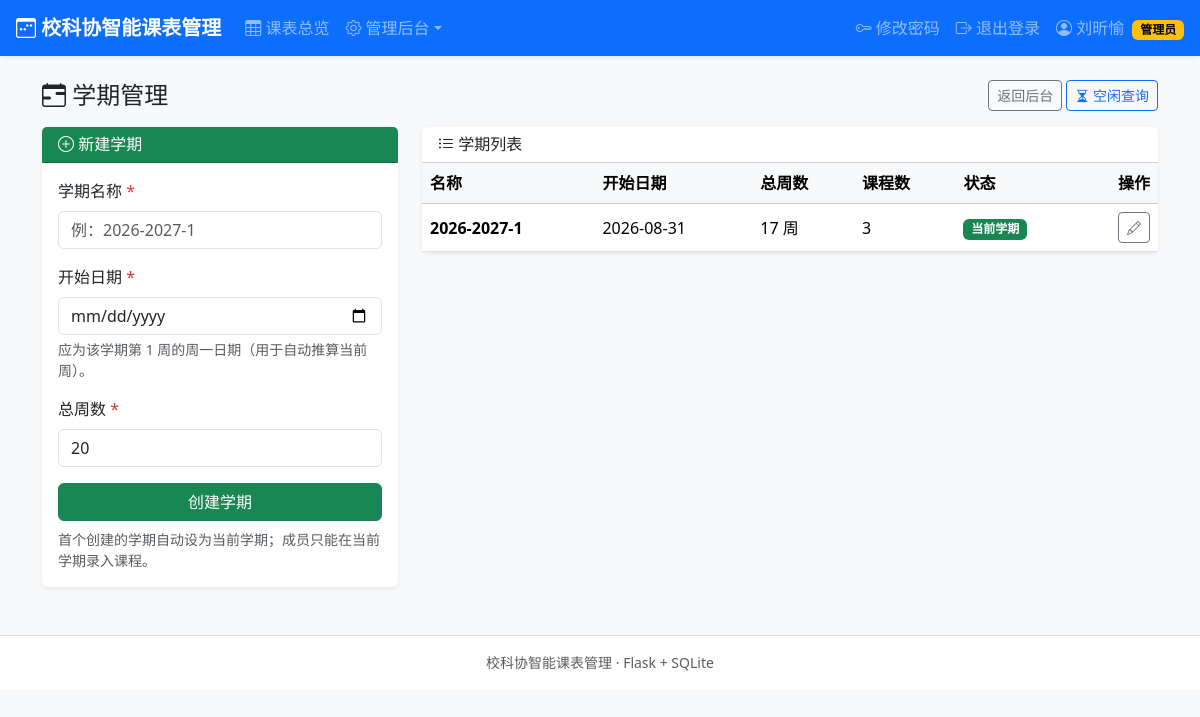
Page /admin/semesters (signed in) on the committed database.
### tables this page shows
CREATE TABLE users (
        id            INTEGER PRIMARY KEY AUTOINCREMENT,
        student_id    TEXT NOT NULL UNIQUE,
        password_hash TEXT NOT NULL,
        name          TEXT NOT NULL,
        identity      TEXT NOT NULL,               -- 主席/部长/干事
        department    TEXT,                        -- 主席可以为空
        cohort        INTEGER NOT NULL,            -- 届数，如 2026
        role          TEXT NOT NULL DEFAULT 'member',  -- admin/member
        created_at    TEXT NOT NULL
    );

CREATE TABLE semesters (
        id          INTEGER PRIMARY KEY AUTOINCREMENT,
        name        TEXT NOT NULL UNIQUE,          -- 如 2026-2027-1
        start_date  TEXT NOT NULL,                 -- YYYY-MM-DD(周一)
        total_weeks INTEGER NOT NULL,
        is_active   INTEGER NOT NULL DEFAULT 0,
        created_at  TEXT NOT NULL
    );

### app.py (the view)
@app.route("/admin/semesters")
@admin_required
def admin_semesters():
    semesters = query("SELECT s.*, (SELECT COUNT(*) FROM courses c WHERE c.semester_id=s.id) AS cnt "
                      "FROM semesters s ORDER BY s.id DESC")
    return render_template("admin/semesters.html", semesters=semesters)

### app.py (called while the page is built)
def get_db():
    if "db" not in g:
        conn = sqlite3.connect(DB_PATH)
        conn.row_factory = sqlite3.Row
        conn.execute("PRAGMA foreign_keys = ON")
        g.db = conn
    return g.db

def query(sql, args=()):
    return get_db().execute(sql, args).fetchall()

def query_one(sql, args=()):
    return get_db().execute(sql, args).fetchone()

def login_required(view):
    @wraps(view)
    def wrapped(*args, **kwargs):
        if session.get("user_id") is None:
            flash("请先登录", "warning")
            return redirect(url_for("login", next=request.full_path if request.query_string else url_for("index")))
        return view(*args, **kwargs)
    return wrapped

def admin_required(view):
    @wraps(view)
    @login_required
    def wrapped(*args, **kwargs):
        user = get_current_user()
        if user is None or user["role"] != "admin":
            flash("需要管理员权限", "danger")
            return redirect(url_for("index"))
        return view(*args, **kwargs)
    return wrapped

def get_current_user():
    uid = session.get("user_id")
    if uid is None:
        return None
    return query_one("SELECT * FROM users WHERE id = ?", (uid,))

### templates/admin/semesters.html (shortened to what this page needs)
{% extends "base.html" %}
{% block content %}
<div class="d-flex justify-content-between align-items-center mb-3">
  <h4 class="mb-0"><i class="bi bi-calendar-range"></i> 学期管理</h4>
  <div>
    <a class="btn btn-sm btn-outline-secondary" href="{{ url_for('admin_index') }}">返回后台</a>
    <a class="btn btn-sm btn-outline-primary" href="{{ url_for('admin_free') }}"><i class="bi bi-hourglass-split"></i> 空闲查询</a>
  </div>
</div>
<div class="row g-4">
  <div class="col-lg-4">
    <div class="card shadow-sm">
      <div class="card-header bg-success text-white"><h6 class="mb-0"><i class="bi bi-plus-circle"></i> 新建学期</h6></div>
      <div class="card-body">
        <form method="post" action="{{ url_for('admin_semester_add') }}">
          <div class="mb-3">
            <label class="form-label">学期名称 <span class="text-danger">*</span></label>
            <input class="form-control" name="name" placeholder="例：2026-2027-1" required>
          </div>
          <div class="mb-3">
            <label class="form-label">开始日期 <span class="text-danger">*</span></label>
            <input class="form-control" type="date" name="start_date" required>
            <div class="form-text">应为该学期第 1 周的周一日期（用于自动推算当前周）。</div>
          </div>
          <div class="mb-3">
            <label class="form-label">总周数 <span class="text-danger">*</span></label>
            <input class="form-control" type="number" name="total_weeks" min="1" max="30" value="20" required>
          </div>
          <button class="btn btn-success w-100" type="submit">创建学期</button>
        </form>
        <div class="form-text mt-2">首个创建的学期自动设为当前学期；成员只能在当前学期录入课程。</div>
      </div>
    </div>
  </div>
  <div class="col-lg-8">
    <div class="card shadow-sm">
      <div class="card-header bg-white"><h6 class="mb-0"><i class="bi bi-list-ul"></i> 学期列表</h6></div>
      <div class="table-responsive">
        <table class="table table-hover align-middle mb-0">
          <thead class="table-light">
            <tr><th>名称</th><th>开始日期</th><th>总周数</th><th>课程数</th><th>状态</th><th class="text-end">操作</th></tr>
          </thead>
          <tbody>
            {% for s in semesters %}
            <tr>
              <td class="fw-bold">{{ s.name }}</td>
              <td>{{ s.start_date }}</td>
              <td>{{ s.total_weeks }} 周</td>
              <td>{{ s.cnt }}</td>
              <td>
                {% if s.is_active %}<span class="badge text-bg-success">当前学期</span>
                {% else %}<span class="badge text-bg-light border">未启用</span>{% endif %}
              </td>
              <td class="text-end">
                <a class="btn btn-sm btn-outline-secondary" href="{{ url_for('admin_semester_edit', sid=s.id) }}" title="编辑"><i class="bi bi-pencil"></i></a>
              </td>
            </tr>
            {% endfor %}
          </tbody>
        </table>
      </div>
    </div>
  </div>
</div>
{% endblock %}

### templates/base.html (shortened to what this page needs)
<!DOCTYPE html>
<html lang="zh-CN">
<head>
  <link href="https://cdn.jsdelivr.net/npm/bootstrap@5.3.3/dist/css/bootstrap.min.css" rel="stylesheet">
  <link href="https://cdn.jsdelivr.net/npm/bootstrap-icons@1.11.3/font/bootstrap-icons.min.css" rel="stylesheet">
  <link href="{{ url_for('static', filename='style.css') }}" rel="stylesheet">
</head>
<body class="bg-light">
{% if session.get('user_id') %}
<nav class="navbar navbar-expand-lg navbar-dark bg-primary shadow-sm sticky-top">
  <div class="container-fluid px-3">
    <a class="navbar-brand fw-bold" href="{{ url_for('schedule') }}">
      <i class="bi bi-calendar3-week"></i> 校科协智能课表管理
    </a>
    <div class="collapse navbar-collapse" id="navMain">
      <ul class="navbar-nav me-auto">
        <li class="nav-item"><a class="nav-link" href="{{ url_for('schedule') }}"><i class="bi bi-table"></i> 课表总览</a></li>
        {% if session.get('role') == 'admin' %}
        <li class="nav-item dropdown">
          <a class="nav-link dropdown-toggle" href="#" role="button" data-bs-toggle="dropdown"><i class="bi bi-gear"></i> 管理后台</a>
        </li>
        {% endif %}
      </ul>
      <ul class="navbar-nav">
        <li class="nav-item"><a class="nav-link" href="{{ url_for('change_password') }}"><i class="bi bi-key"></i> 修改密码</a></li>
        <li class="nav-item">
          <a class="nav-link" href="{{ url_for('logout') }}"><i class="bi bi-box-arrow-right"></i> 退出登录</a>
        </li>
      </ul>
      <span class="navbar-text ms-2">
        <i class="bi bi-person-circle"></i> {{ session.get('name') }}
        {% if session.get('role') == 'admin' %}<span class="badge text-bg-warning ms-1">管理员</span>{% endif %}
      </span>
    </div>
  </div>
</nav>
{% endif %}
<main class="container py-4">
  {% block content %}{% endblock %}
</main>
<footer class="text-center text-muted small py-3 border-top bg-white mt-4">
  校科协智能课表管理 · Flask + SQLite
</footer>
</body>
</html>

### static/style.css (style rules this page uses)
body { background: #f4f6f9; }
.card { border: 0; }
.badge { vertical-align: middle; }

### rows in the picture
users: get "刘昕愉"
semesters: name "2026-2027-1", start_date "2026-08-31", total_weeks "17", cnt "3", is_active "当前学期"
